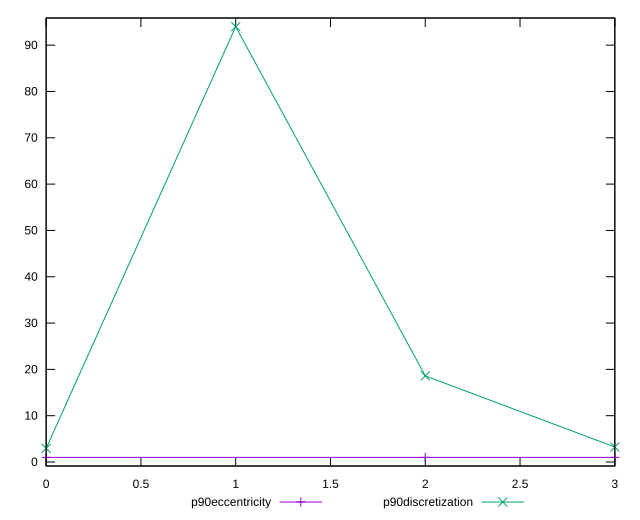

The gnuplot source for this figure:
reset

$p90Eccentricity <<EOF
0 1.0000000000000004
2 1.0000000000000007
3 0.9999999999999997
EOF

$p90Discretization <<EOF
0 2.9375
1 94
2 18.6
3 3.2413793103448274
EOF

set key outside below
set xrange [0:3]
set yrange [-0.8600000000000004:95.86]
set trange [-0.8600000000000004:95.86]
set terminal svg size 640, 520 enhanced background rgb 'white'
set output "reports/report_00030_2021-02-24T20-42-31.540Z/max-potential-fid/progression/eccentricity.svg"

plot $p90Eccentricity title "p90eccentricity" with linespoints, \
     $p90Discretization title "p90discretization" with linespoints

reset
